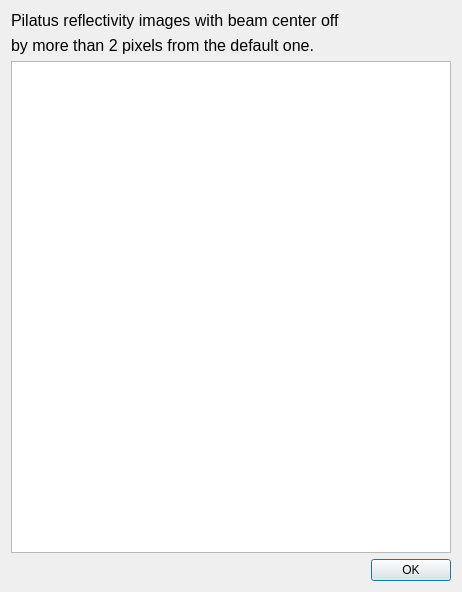
<?xml version="1.0" encoding="UTF-8"?>
<ui version="4.0">
 <class>ScanInfoDialog</class>
 <widget class="QDialog" name="ScanInfoDialog">
  <property name="windowModality">
   <enum>Qt::WindowModal</enum>
  </property>
  <property name="geometry">
   <rect>
    <x>0</x>
    <y>0</y>
    <width>462</width>
    <height>592</height>
   </rect>
  </property>
  <property name="sizePolicy">
   <sizepolicy hsizetype="Expanding" vsizetype="Expanding">
    <horstretch>0</horstretch>
    <verstretch>0</verstretch>
   </sizepolicy>
  </property>
  <property name="windowTitle">
   <string>Scan Details</string>
  </property>
  <layout class="QGridLayout" name="gridLayout">
   <item row="0" column="0">
    <layout class="QHBoxLayout" name="horizontalLayout">
     <item>
      <layout class="QVBoxLayout" name="verticalLayout">
       <item>
        <widget class="QLabel" name="label">
         <property name="font">
          <font>
           <pointsize>12</pointsize>
          </font>
         </property>
         <property name="text">
          <string>Pilatus reflectivity images with beam center off</string>
         </property>
        </widget>
       </item>
       <item>
        <widget class="QLabel" name="label_2">
         <property name="font">
          <font>
           <pointsize>12</pointsize>
          </font>
         </property>
         <property name="text">
          <string>by more than 2 pixels from the default one.</string>
         </property>
        </widget>
       </item>
       <item>
        <widget class="QTextBrowser" name="peakCenTextBrowser">
         <property name="font">
          <font>
           <pointsize>12</pointsize>
          </font>
         </property>
        </widget>
       </item>
      </layout>
     </item>
    </layout>
   </item>
   <item row="1" column="0">
    <widget class="QDialogButtonBox" name="buttonBox">
     <property name="orientation">
      <enum>Qt::Horizontal</enum>
     </property>
     <property name="standardButtons">
      <set>QDialogButtonBox::Ok</set>
     </property>
    </widget>
   </item>
  </layout>
 </widget>
 <resources/>
 <connections>
  <connection>
   <sender>buttonBox</sender>
   <signal>accepted()</signal>
   <receiver>ScanInfoDialog</receiver>
   <slot>accept()</slot>
   <hints>
    <hint type="sourcelabel">
     <x>248</x>
     <y>254</y>
    </hint>
    <hint type="destinationlabel">
     <x>157</x>
     <y>274</y>
    </hint>
   </hints>
  </connection>
  <connection>
   <sender>buttonBox</sender>
   <signal>rejected()</signal>
   <receiver>ScanInfoDialog</receiver>
   <slot>reject()</slot>
   <hints>
    <hint type="sourcelabel">
     <x>316</x>
     <y>260</y>
    </hint>
    <hint type="destinationlabel">
     <x>286</x>
     <y>274</y>
    </hint>
   </hints>
  </connection>
 </connections>
</ui>
